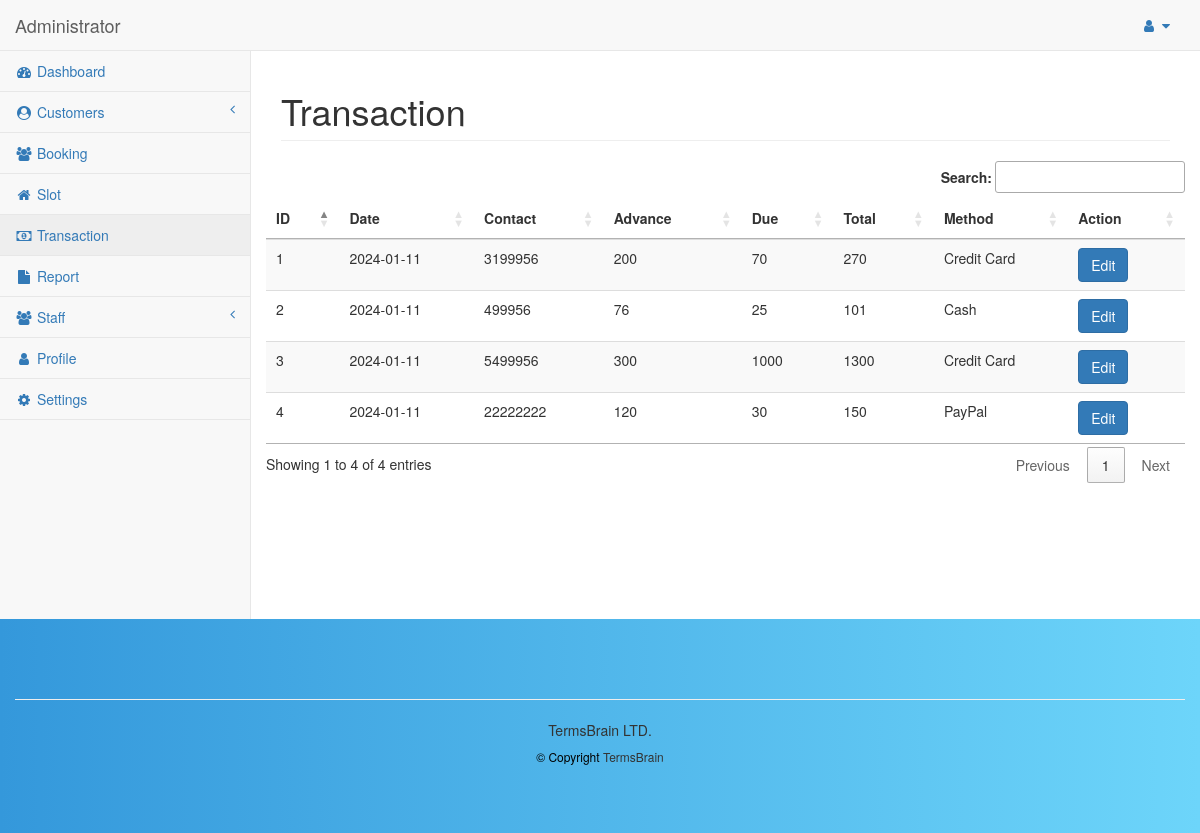
The page /transaction.php (signed in) on the database as committed earlier.
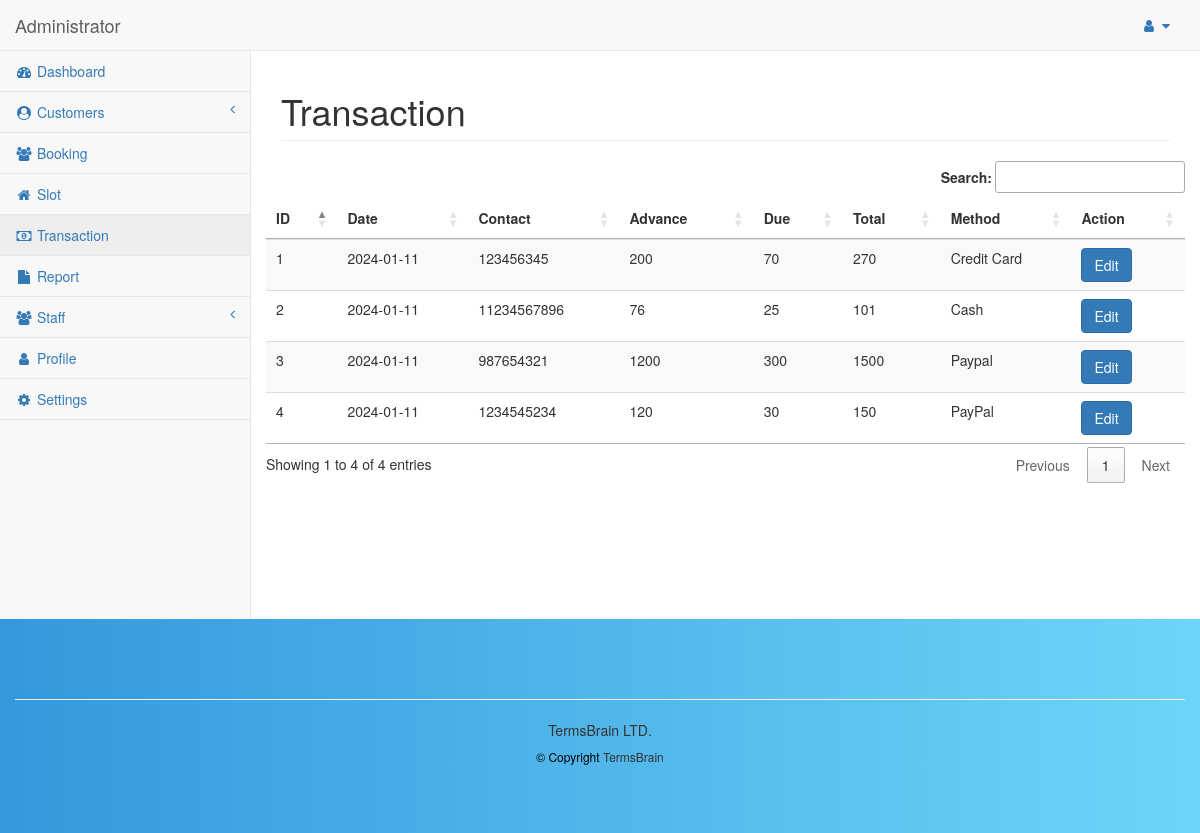
The same page on the database as committed later.
### tables this page shows
CREATE TABLE `transaction` (
  `id` int(11) NOT NULL,
  `user_id` int(11) DEFAULT NULL,
  `method` varchar(255) DEFAULT NULL,
  `advance` int(11) DEFAULT NULL,
  `due` int(11) DEFAULT NULL,
  `total` int(11) GENERATED ALWAYS AS (`advance` + `due`) STORED,
  `created_at` timestamp NOT NULL DEFAULT current_timestamp(),
  `updated_at` datetime DEFAULT current_timestamp() ON UPDATE current_timestamp()
);

CREATE TABLE `customers` (
  `id` int(11) NOT NULL,
  `name` varchar(255) DEFAULT NULL,
  `phone` varchar(14) DEFAULT NULL,
  `created_at` timestamp NOT NULL DEFAULT current_timestamp(),
  `updated_at` datetime DEFAULT current_timestamp() ON UPDATE current_timestamp()
);

### transaction.php (the view, shortened to what this page needs)
<?php
include 'connection.php';
include_once('includes/header.php');
?>
<div id="page-wrapper">
    <div class="row">
        <div class="col-lg-12">
            <h1 class="page-header">Transaction</h1>
        </div>
    </div>
    <div class="row">
        <table id="yourTableID" class="table table-dark table-striped">
            <thead>
                <th>ID</th>
                <th>Date</th>
                <th>Contact</th>
                <th>Advance</th>
                <th>Due</th>
                <th>Total</th>
                <th>Method</th>
                <th>Action</th>
            </thead>
            <tbody>
                <?php
                $query = "SELECT transaction.*, customers.phone as phone FROM transaction
                          LEFT JOIN customers ON transaction.user_id = customers.id";
                $sql = mysqli_query($conn, $query);
                while ($row = mysqli_fetch_array($sql)) { ?>
                    <tr>
                        <td><?php echo $row['id'] ?></td>
                        <td><?php
                            $temp = $row['created_at'];
                            $dates = explode(' ',$temp);
                            echo $dates[0];
                        ?></td>
                        <td><?php echo $row['phone'] ?></td>
                        <td><?php echo $row['advance'] ?></td>
                        <td><?php echo $row['due'] ?></td>
                        <td><?php echo $row['total'] ?></td>
                        <td><?php echo $row['method'] ?></td>
                        <td>
                            <a class="btn btn-primary" href="editTransaction.php?id=<?php echo $row['id'] ?>">Edit</a>
                        </td>
                    </tr>
                <?php
                }
                ?>
            </tbody>
        </table>
    </div>
</div>
<link rel="stylesheet" type="text/css" href="https://cdn.datatables.net/1.13.7/css/jquery.dataTables.min.css">
<link rel="stylesheet" type="text/css" href="https://cdn.datatables.net/buttons/2.4.2/css/buttons.dataTables.min.css">
<?php include_once('includes/footer.php'); ?>

### includes/header.php (shortened to what this page needs)
<!DOCTYPE html>
<html lang="en">
<head>
    <link rel="stylesheet" href="assets/css/bootstrap.min.css" />
    <link href="assets/js/metisMenu/metisMenu.min.css" rel="stylesheet">
    <link href="assets/css/booking.css" rel="stylesheet">
    <link href="assets/css/style.css" rel="stylesheet">
    <link href="assets/css/sb-admin-2.css" rel="stylesheet">
    <link href="assets/fonts/font-awesome/css/font-awesome.min.css" rel="stylesheet" type="text/css">
    <link rel="stylesheet" type="text/css" href="https://cdn.datatables.net/1.10.24/css/jquery.dataTables.css">
</head>
<body>
    <div id="wrapper">
            <nav class="navbar navbar-default navbar-static-top" role="navigation" style="margin-bottom: 0">
                <div class="navbar-header">
                    <a class="navbar-brand" href="">Administrator</a>
                </div>
                <ul class="nav navbar-top-links navbar-right">
                    <li class="dropdown">
                        <a class="dropdown-toggle" data-toggle="dropdown" href="#">
                            <i class="fa fa-user fa-fw"></i> <i class="fa fa-caret-down"></i>
                        </a>
                    </li>
                </ul>
                <div class="navbar-default sidebar" role="navigation">
                    <div class="sidebar-nav navbar-collapse">
                        <ul class="nav" id="side-menu">
                            <li>
                                <a href="index.php"><i class="fa fa-dashboard fa-fw"></i> Dashboard</a>
                            </li>
                            <li>
                                <a href="#"><i class="fa fa-user-circle fa-fw"></i> Customers<span class="fa arrow"></span></a>
                            </li>
                            <li>
                                <a href="bookingManagement.php"><i class="fa fa-users fa-fw"></i> Booking</a>
                            </li>
                            <li>
                                <a href="slotManagement.php"><i class="fa fa-home fa-fw"></i> Slot</a>
                            </li>
                            <li>
                                <a href="transaction.php"><i class="fa fa-money fa-fw"></i> Transaction</a>
                            </li>
                            <li>
                                <a href="report.php"><i class="fa fa-file fa-fw"></i> Report</a>
                            </li>
                            <li>
                                <a href="#"><i class="fa fa-users fa-fw"></i> Staff<span class="fa arrow"></span></a>
                            </li>
                            <li>
                                <a href="profile.php"><i class="fa fa-user fa-fw"></i> Profile</a>
                            </li>
                            <li>
                                <a href="settings.php"><i class="fa fa-gear fa-fw"></i> Settings</a>
                            </li>
                        </ul>
                    </div>
                </div>
            </nav>
    </div>
</body>

### includes/footer.php (shortened to what this page needs)
<!DOCTYPE html>
<html lang="en">
<body>
<section id="footer">
   <div class="container">
     <div class="row">
       <hr>
     </div>
     <div class="row">
       <div class="col-xs-12 col-sm-12 col-md-12 mt-sm-2 text-center text-white">
         <p><a href="https://termsbrain.com/">TermsBrain LTD.</a></p>
         <p class="h6" style="color:black">© Copyright <a class="text-green ml-2" href="#" target="_blank">TermsBrain</a></p>
       </div>
     </div>
   </div>
 </section>
</body>
</html>

### assets/css/style.css (style rules this page uses)
section#footer { background: linear-gradient( to right, #3498db, #6dd5fa ); padding: 60px 0; margin-left: 0; margin-right: 0; }
#footer { padding: 30px 20px; background-color: rgba( 255, 255, 255, 0.9 ); }
#footer a { color: #333333; text-decoration: none !important; background-color: transparent; -webkit-text-decoration-skip: objects; }

### assets/css/sb-admin-2.css (style rules this page uses)
body { background-color: #f8f8f8; }
#wrapper { width: 100%; }
#page-wrapper { padding: 0 15px; min-height: 568px; background-color: white; }
@media (min-width: 768px) { #page-wrapper { position: inherit; margin: 0 0 0 250px; padding: 0 30px; border-left: 1px solid #e7e7e7; } }
.navbar-top-links { margin-right: 0; }
.navbar-top-links li { display: inline-block; }
.navbar-top-links li:last-child { margin-right: 15px; }
.navbar-top-links li a { padding: 15px; min-height: 50px; }
.sidebar .sidebar-nav.navbar-collapse { padding-left: 0; padding-right: 0; }
.sidebar ul li { border-bottom: 1px solid #e7e7e7; }
.sidebar ul li a.active { background-color: #eeeeee; }
.sidebar .arrow { float: right; }
.sidebar .fa.arrow:before { content: "\f104"; }
@media (min-width: 768px) { .sidebar { z-index: 1; position: absolute; width: 250px; margin-top: 51px; } }

Rows that differ between the two databases and show on the page:
changed through a linked row, transaction "Credit Card": user.phone "3199956" → "123456345"
changed through a linked row, transaction "Cash": user.phone "499956" → "11234567896"
changed transaction id 3: user.phone "5499956" → "987654321"; advance "300" → "1200"; due "1000" → "300"; total "1300" → "1500"; method "Credit Card" → "Paypal"
changed through a linked row, transaction "PayPal": user.phone "22222222" → "1234545234"
